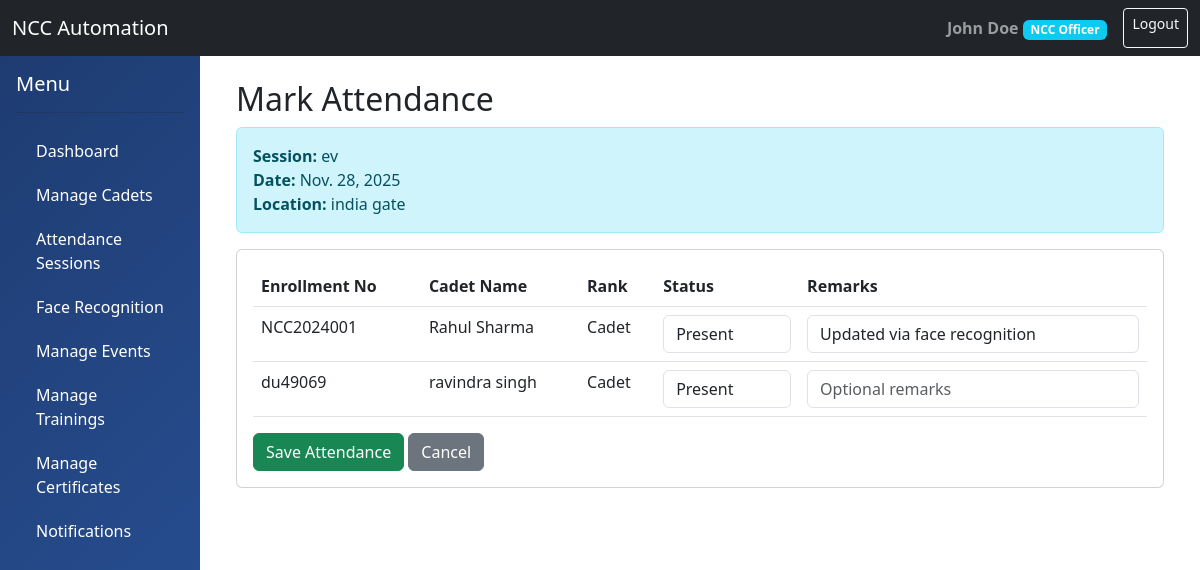
/attendance/mark/2/ (signed in), run on the app's committed database.
### accounts/models.py (models this page shows, shortened)
class User(AbstractUser):
    ROLE_CHOICES = (
        ('ADMIN', 'Administrator'),
        ('OFFICER', 'NCC Officer'),
        ('CADET', 'Cadet'),
    )
    role = models.CharField(max_length=10, choices=ROLE_CHOICES, default='CADET')
    phone_number = models.CharField(max_length=15, blank=True, null=True)
    profile_picture = models.ImageField(upload_to='profiles/', blank=True, null=True)
    date_of_birth = models.DateField(blank=True, null=True)
    address = models.TextField(blank=True, null=True)
    created_at = models.DateTimeField(auto_now_add=True)
    updated_at = models.DateTimeField(auto_now=True)
    is_active_member = models.BooleanField(default=True)
    class Meta:
        db_table = 'users'
        permissions = (
            ('can_view_all_cadets', 'Can view all cadets'),
            ('can_manage_unit', 'Can manage unit'),
            ('can_mark_attendance', 'Can mark attendance'),
            ('can_create_events', 'Can create events'),
        )

class Cadet(models.Model):
    RANK_CHOICES = (
        ('CDT', 'Cadet'),
        ('LCPL', 'Lance Corporal'),
        ('CPL', 'Corporal'),
        ('SGT', 'Sergeant'),
        ('SUO', 'Senior Under Officer'),
    )
    user = models.OneToOneField(User, on_delete=models.CASCADE, related_name='cadet_profile')
    rank = models.CharField(max_length=10, choices=RANK_CHOICES, default='CDT')
    unit = models.ForeignKey('units.Unit', on_delete=models.SET_NULL, null=True, related_name='cadets')
    enrollment_number = models.CharField(max_length=50, unique=True)
    enrollment_date = models.DateField()
    college_name = models.CharField(max_length=200)
    course = models.CharField(max_length=100)
    year_of_study = models.IntegerField()
    roll_number = models.CharField(max_length=50)
    parent_name = models.CharField(max_length=200)
    parent_phone = models.CharField(max_length=15)
    parent_email = models.EmailField(blank=True, null=True)
    emergency_contact = models.CharField(max_length=15)
    blood_group = models.CharField(max_length=5, blank=True)
    height = models.DecimalField(max_digits=5, decimal_places=2, blank=True, null=True)
    weight = models.DecimalField(max_digits=5, decimal_places=2, blank=True, null=True)
    assigned_officer = models.ForeignKey(Officer, on_delete=models.SET_NULL, null=True, blank=True, related_name='assigned_cadets')
    class Meta:
        db_table = 'cadets'

### attendance/models.py (models this page shows, shortened)
class AttendanceSession(models.Model):
    SESSION_TYPE_CHOICES = (
        ('DAILY', 'Daily Parade'),
        ('WEEKLY', 'Weekly Training'),
        ('SPECIAL', 'Special Event'),
        ('CAMP', 'Camp'),
    )
    title = models.CharField(max_length=200)
    session_type = models.CharField(max_length=20, choices=SESSION_TYPE_CHOICES)
    date = models.DateField(default=timezone.now)
    start_time = models.TimeField()
    end_time = models.TimeField()
    unit = models.ForeignKey('units.Unit', on_delete=models.CASCADE, related_name='sessions')
    created_by = models.ForeignKey('accounts.Officer', on_delete=models.SET_NULL, null=True)
    is_mandatory = models.BooleanField(default=True)
    location = models.CharField(max_length=200)
    notes = models.TextField(blank=True)
    is_active = models.BooleanField(default=True)
    created_at = models.DateTimeField(auto_now_add=True)
    class Meta:
        db_table = 'attendance_sessions'
        ordering = ['-date', '-start_time']

class Attendance(models.Model):
    STATUS_CHOICES = (
        ('PRESENT', 'Present'),
        ('ABSENT', 'Absent'),
        ('LATE', 'Late'),
        ('EXCUSED', 'Excused'),
        ('ON_LEAVE', 'On Leave'),
    )
    session = models.ForeignKey(AttendanceSession, on_delete=models.CASCADE, related_name='attendances')
    cadet = models.ForeignKey('accounts.Cadet', on_delete=models.CASCADE, related_name='attendances')
    status = models.CharField(max_length=10, choices=STATUS_CHOICES, default='ABSENT')
    marked_by = models.ForeignKey('accounts.Officer', on_delete=models.SET_NULL, null=True)
    check_in_time = models.TimeField(blank=True, null=True)
    remarks = models.TextField(blank=True, null=True)
    marked_at = models.DateTimeField(auto_now_add=True)
    updated_at = models.DateTimeField(auto_now=True)
    class Meta:
        db_table = 'attendance'
        unique_together = ('session', 'cadet')
        ordering = ['-session__date']

### attendance/views.py (the view, shortened to what this page needs)
# urls.py: path('mark/<int:session_id>/', views.mark_attendance, name='mark_attendance'),
@officer_required
def mark_attendance(request, session_id):
    session = get_object_or_404(AttendanceSession, id=session_id)
    cadets = Cadet.objects.filter(unit=session.unit).select_related('user')
    attendance_dict = {}
    for att in Attendance.objects.filter(session=session):
        attendance_dict[att.cadet_id] = att
    cadet_attendance = []
    for cadet in cadets:
        cadet_attendance.append({
            'cadet': cadet,
            'attendance': attendance_dict.get(cadet.id)
        })
    return render(request, 'attendance/mark_attendance.html', {
        'session': session,
        'cadet_attendance': cadet_attendance,
        'status_choices': Attendance.STATUS_CHOICES
    })

### templates/attendance/mark_attendance.html (shortened to what this page needs)
{% extends 'base.html' %}
{% block content %}
<div class="container">
    <h2>Mark Attendance</h2>
    <div class="alert alert-info">
        <strong>Session:</strong> {{ session.title }}<br>
        <strong>Date:</strong> {{ session.date }}<br>
        <strong>Location:</strong> {{ session.location }}
    </div>
    <form method="post">
        <div class="card">
            <div class="card-body">
                <table class="table table-hover">
                    <thead>
                        <tr>
                            <th>Enrollment No</th>
                            <th>Cadet Name</th>
                            <th>Rank</th>
                            <th>Status</th>
                            <th>Remarks</th>
                        </tr>
                    </thead>
                    <tbody>
                        {% for item in cadet_attendance %}
                        <tr>
                            <td>{{ item.cadet.enrollment_number }}</td>
                            <td>{{ item.cadet.user.get_full_name }}</td>
                            <td>{{ item.cadet.get_rank_display }}</td>
                            <td>
                                <select name="status_{{ item.cadet.id }}" class="form-control">
                                    {% for value, label in status_choices %}
                                    <option value="{{ value }}" {% if item.attendance and item.attendance.status == value %}selected{% endif %}>
                                        {{ label }}
                                    </option>
                                    {% endfor %}
                                </select>
                            </td>
                            <td>
                                <input type="text" name="remarks_{{ item.cadet.id }}"
                                       class="form-control"
                                       value="{{ item.attendance.remarks|default:'' }}"
                                       placeholder="Optional remarks">
                            </td>
                        </tr>
                        {% endfor %}
                    </tbody>
                </table>
                <div class="mt-3">
                    <button type="submit" class="btn btn-success">Save Attendance</button>
                    <a href="{% url 'attendance_session_list' %}" class="btn btn-secondary">Cancel</a>
                </div>
            </div>
        </div>
    </form>
</div>
{% endblock %}

### templates/base.html (shortened to what this page needs)
<!DOCTYPE html>
<html lang="en">
<head>
    <link href="https://cdn.jsdelivr.net/npm/bootstrap@5.3.0/dist/css/bootstrap.min.css" rel="stylesheet">
</head>
<body>
    <nav class="navbar navbar-expand-lg navbar-dark bg-dark">
        <div class="container-fluid">
            <a class="navbar-brand" href="{% url 'dashboard' %}">NCC Automation</a>
            <div class="d-flex">
                {% if user.is_authenticated %}
                <span class="navbar-text me-3">
                    <strong>{{ user.get_full_name }}</strong>
                    <span class="badge bg-info">{{ user.get_role_display }}</span>
                </span>
                <a href="{% url 'logout' %}" class="btn btn-outline-light btn-sm">Logout</a>
                {% endif %}
            </div>
        </div>
    </nav>
    <div class="container-fluid">
        <div class="row">
            {% if user.is_authenticated %}
            <div class="col-md-2 sidebar p-0">
                <div class="p-3">
                    <h5 class="text-white">Menu</h5>
                    <hr class="bg-white">
                    <a href="{% url 'dashboard' %}">Dashboard</a>
                    {% if user.role != 'CADET' %}
                        <a href="{% url 'cadet_list' %}">Manage Cadets</a>
                        <a href="{% url 'attendance_session_list' %}">Attendance Sessions</a>
                        <a href="{% url 'face_management' %}">Face Recognition</a>
                        <a href="{% url 'event_list' %}">Manage Events</a>
                        <a href="{% url 'training_list' %}">Manage Trainings</a>
                        <a href="{% url 'certificate_list' %}">Manage Certificates</a>
                        <a href="{% url 'notification_list' %}">Notifications</a>
                    {% endif %}
                </div>
            </div>
            {% endif %}
            <div class="col-md-10 p-4">
                {% block content %}{% endblock %}
            </div>
        </div>
    </div>
</body>
</html>

### templates/base.html (style rules this page uses)
.sidebar { min-height: 100vh; background: linear-gradient(135deg, #1e3c72 0%, #2a5298 100%); }
.sidebar a { color: white; text-decoration: none; padding: 10px 20px; display: block; transition: all 0.3s; }

### data on the page
User: get_full_name "John Doe", role "NCC Officer"
AttendanceSession: title "ev", date "Nov. 28, 2025", location "india gate"
Cadet: cadet.enrollment_number "NCC2024001", cadet.user.get_full_name "Rahul Sharma", cadet.rank "Cadet", id "Present", attendance.remarks "Updated via face recognition"
Cadet: cadet.enrollment_number "du49069", cadet.user.get_full_name "ravindra singh", cadet.rank "Cadet", id "Present"
